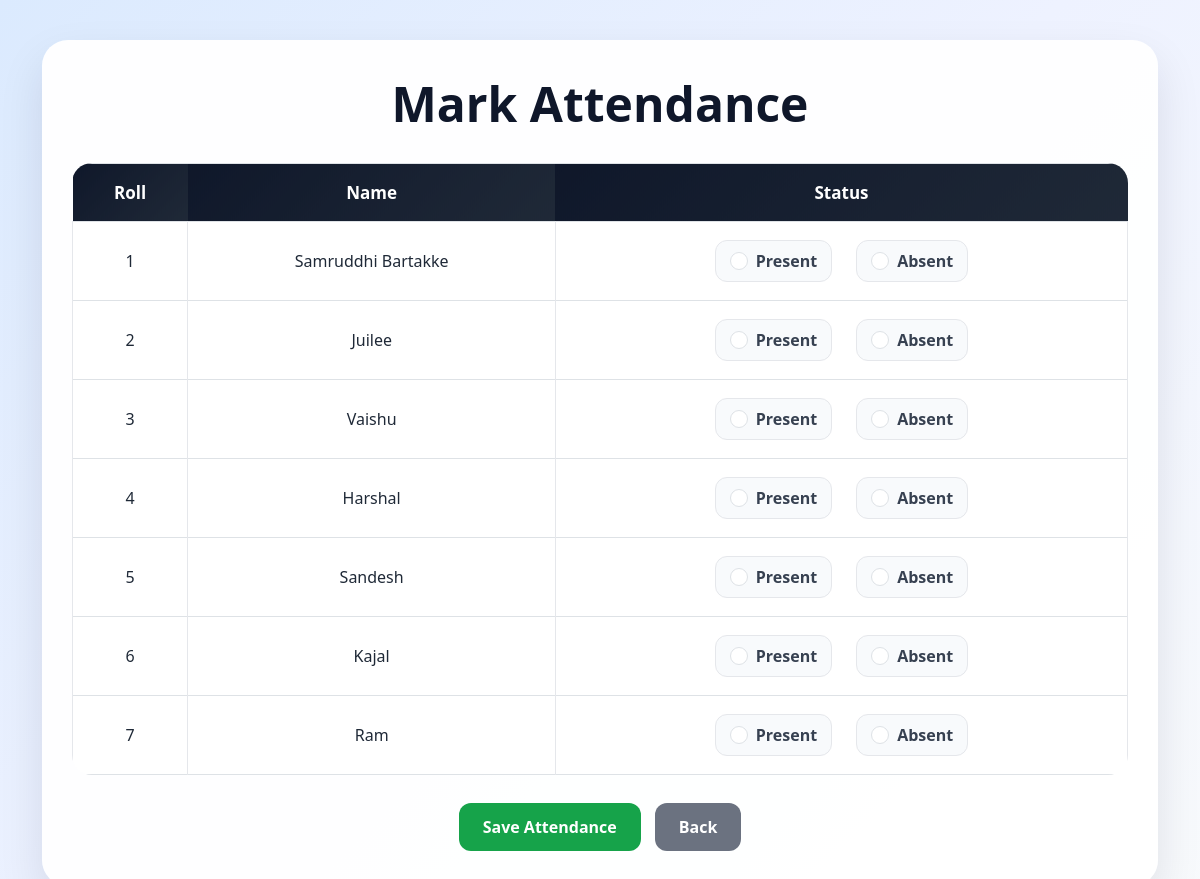
The page /attendance/mark/ (signed in) on the database its author committed.
### stud_app/models.py (models this page shows, shortened)
class Student(models.Model):
    roll = models.IntegerField(primary_key=True)
    name = models.CharField(max_length=60)
    subject = models.CharField(max_length=90)
    marks = models.FloatField()

### attendence_app/views.py (the view, shortened to what this page needs)
# urls.py: path('mark/', views.mark_attendance, name='mark_attendance'),
def mark_attendance(request):
    students = Student.objects.all()
    return render(request, 'attendance_app/mark.html', {'students': students})

### attendence_app/templates/attendance_app/mark.html (shortened to what this page needs)
<!DOCTYPE html>
<html lang="en">
<head>
    <link href="https://cdn.jsdelivr.net/npm/bootstrap@5.3.0/dist/css/bootstrap.min.css" rel="stylesheet">
</head>
<body>
<div class="container">
    <div class="card attendance-card">
        <div class="card-body">
            <h2 class="page-title">Mark Attendance</h2>
            <form method="POST">
                <div class="table-responsive">
                    <table class="table table-bordered align-middle">
                        <thead>
                            <tr>
                                <th>Roll</th>
                                <th>Name</th>
                                <th>Status</th>
                            </tr>
                        </thead>
                        <tbody>
                            {% for s in students %}
                            <tr>
                                <td>{{ s.roll }}</td>
                                <td>{{ s.name }}</td>
                                <td>
                                    <div class="status-group">
                                        <div class="status-option">
                                            <input class="form-check-input" type="radio" name="status_{{ s.roll }}" value="Present" id="present_{{ s.roll }}">
                                            <label class="form-check-label" for="present_{{ s.roll }}">
                                                Present
                                            </label>
                                        </div>
                                        <div class="status-option">
                                            <input class="form-check-input" type="radio" name="status_{{ s.roll }}" value="Absent" id="absent_{{ s.roll }}">
                                            <label class="form-check-label" for="absent_{{ s.roll }}">
                                                Absent
                                            </label>
                                        </div>
                                    </div>
                                </td>
                            </tr>
                            {% empty %}
                            <tr>
                                <td colspan="3" class="empty-row">No students found</td>
                            </tr>
                            {% endfor %}
                        </tbody>
                    </table>
                </div>
                <div class="action-bar">
                    <button type="submit" class="btn btn-save">Save Attendance</button>
                    <a href="/attendance/" class="btn btn-back">Back</a>
                </div>
            </form>
        </div>
    </div>
</div>
</body>
</html>

### attendence_app/templates/attendance_app/mark.html (style rules this page uses)
body { min-height: 100vh; background: linear-gradient(135deg, #dbeafe, #eef2ff, #f8fafc); font-family: 'Segoe UI', sans-serif; padding: 40px 0; }
.attendance-card { background: rgba(255, 255, 255, 0.96); border: none; border-radius: 26px; box-shadow: 0 20px 45px rgba(15, 23, 42, 0.10); overflow: hidden; }
.attendance-card .card-body { padding: 35px 30px; }
.page-title { text-align: center; font-size: 48px; font-weight: 800; color: #0f172a; margin-bottom: 30px; }
.table { margin-bottom: 0; border-radius: 20px; overflow: hidden; }
.table thead th { background: linear-gradient(135deg, #0f172a, #1f2937); color: white; text-align: center; vertical-align: middle; border: none; padding: 16px 12px; font-size: 17px; font-weight: 700; }
.table tbody td { vertical-align: middle; text-align: center; padding: 18px 12px; font-size: 16px; color: #1f2937; border-color: #e5e7eb; }
.status-group { display: flex; justify-content: center; align-items: center; gap: 24px; flex-wrap: wrap; }
.status-option { display: flex; align-items: center; gap: 8px; background: #f8fafc; border: 1px solid #e5e7eb; padding: 8px 14px; border-radius: 12px; transition: 0.25s ease; }
.form-check-input { width: 18px; height: 18px; margin-top: 0; cursor: pointer; }
.form-check-label { font-weight: 600; color: #374151; cursor: pointer; margin-bottom: 0; }
.btn-save { background: #16a34a; color: white; font-weight: 700; border: none; border-radius: 12px; padding: 12px 24px; }
.btn-back { background: #6b7280; color: white; font-weight: 700; border: none; border-radius: 12px; padding: 12px 24px; }
.action-bar { display: flex; justify-content: center; gap: 14px; margin-top: 28px; flex-wrap: wrap; }

### rows shown on the page
Student: roll "1", name "Samruddhi Bartakke"
Student: roll "2", name "Juilee"
Student: roll "3", name "Vaishu"
Student: roll "4", name "Harshal"
Student: roll "5", name "Sandesh"
Student: roll "6", name "Kajal"
Student: roll "7", name "Ram"
